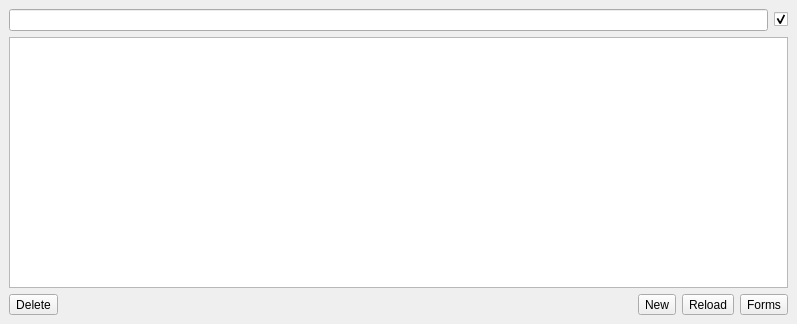
<?xml version="1.0" encoding="UTF-8"?>
<ui version="4.0">
 <class>MWindow</class>
 <widget class="QMainWindow" name="MWindow">
  <property name="geometry">
   <rect>
    <x>0</x>
    <y>0</y>
    <width>797</width>
    <height>324</height>
   </rect>
  </property>
  <property name="windowTitle">
   <string>JRDict 0.4</string>
  </property>
  <property name="windowIcon">
   <iconset resource="dict4.qrc">
    <normaloff>:/jrtrandict.png</normaloff>:/jrtrandict.png</iconset>
  </property>
  <widget class="QWidget" name="centralwidget">
   <layout class="QVBoxLayout" name="verticalLayout">
    <item>
     <layout class="QHBoxLayout" name="horizontalLayout">
      <item>
       <widget class="QLineEdit" name="leText"/>
      </item>
      <item>
       <widget class="QCheckBox" name="cbClipboard">
        <property name="text">
         <string/>
        </property>
        <property name="checked">
         <bool>true</bool>
        </property>
       </widget>
      </item>
     </layout>
    </item>
    <item>
     <widget class="MTableView" name="result">
      <property name="selectionBehavior">
       <enum>QAbstractItemView::SelectRows</enum>
      </property>
      <property name="gridStyle">
       <enum>Qt::DotLine</enum>
      </property>
      <property name="wordWrap">
       <bool>false</bool>
      </property>
      <attribute name="horizontalHeaderStretchLastSection">
       <bool>true</bool>
      </attribute>
      <attribute name="verticalHeaderMinimumSectionSize">
       <number>17</number>
      </attribute>
      <attribute name="verticalHeaderDefaultSectionSize">
       <number>17</number>
      </attribute>
     </widget>
    </item>
    <item>
     <layout class="QHBoxLayout" name="horizontalLayout_2">
      <item>
       <widget class="QToolButton" name="tbDelete">
        <property name="text">
         <string>Delete</string>
        </property>
        <property name="icon">
         <iconset resource="dict4.qrc">
          <normaloff>:/delete.png</normaloff>:/delete.png</iconset>
        </property>
       </widget>
      </item>
      <item>
       <spacer name="horizontalSpacer">
        <property name="orientation">
         <enum>Qt::Horizontal</enum>
        </property>
        <property name="sizeHint" stdset="0">
         <size>
          <width>40</width>
          <height>20</height>
         </size>
        </property>
       </spacer>
      </item>
      <item>
       <widget class="QToolButton" name="tbNew">
        <property name="text">
         <string>New</string>
        </property>
        <property name="icon">
         <iconset resource="dict4.qrc">
          <normaloff>:/add.png</normaloff>:/add.png</iconset>
        </property>
       </widget>
      </item>
      <item>
       <widget class="QToolButton" name="tbReload">
        <property name="text">
         <string>Reload</string>
        </property>
        <property name="icon">
         <iconset resource="dict4.qrc">
          <normaloff>:/refresh.png</normaloff>:/refresh.png</iconset>
        </property>
       </widget>
      </item>
      <item>
       <widget class="QToolButton" name="tbForms">
        <property name="text">
         <string>Forms</string>
        </property>
        <property name="icon">
         <iconset resource="dict4.qrc">
          <normaloff>:/form.png</normaloff>:/form.png</iconset>
        </property>
       </widget>
      </item>
     </layout>
    </item>
   </layout>
  </widget>
 </widget>
 <customwidgets>
  <customwidget>
   <class>MTableView</class>
   <extends>QTableView</extends>
   <header location="global">mtableview.h</header>
  </customwidget>
 </customwidgets>
 <resources>
  <include location="dict4.qrc"/>
 </resources>
 <connections/>
</ui>
